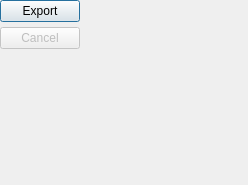
     <widget class="QWidget" name="act_btns_wgt" native="true">
      <layout class="QGridLayout" name="gridLayout_5">
       <property name="leftMargin">
        <number>0</number>
       </property>
       <property name="topMargin">
        <number>0</number>
       </property>
       <property name="rightMargin">
        <number>0</number>
       </property>
       <property name="bottomMargin">
        <number>0</number>
       </property>
       <property name="spacing">
        <number>5</number>
       </property>
       <item row="0" column="1" rowspan="2">
        <spacer name="horizontalSpacer_4">
         <property name="orientation">
          <enum>Qt::Orientation::Horizontal</enum>
         </property>
         <property name="sizeHint" stdset="0">
          <size>
           <width>40</width>
           <height>20</height>
          </size>
         </property>
        </spacer>
       </item>
       <item row="1" column="0">
        <widget class="QPushButton" name="cancel_btn">
         <property name="enabled">
          <bool>false</bool>
         </property>
         <property name="sizePolicy">
          <sizepolicy hsizetype="Preferred" vsizetype="Preferred">
           <horstretch>0</horstretch>
           <verstretch>0</verstretch>
          </sizepolicy>
         </property>
         <property name="text">
          <string>Cancel</string>
         </property>
         <property name="icon">
          <iconset resource="../../res/resources.qrc">
           <normaloff>:/icons/icons/cancel.png</normaloff>:/icons/icons/cancel.png</iconset>
         </property>
         <property name="iconSize">
          <size>
           <width>28</width>
           <height>28</height>
          </size>
         </property>
        </widget>
       </item>
       <item row="0" column="0">
        <widget class="QPushButton" name="export_btn">
         <property name="sizePolicy">
          <sizepolicy hsizetype="Preferred" vsizetype="Preferred">
           <horstretch>0</horstretch>
           <verstretch>0</verstretch>
          </sizepolicy>
         </property>
         <property name="maximumSize">
          <size>
           <width>16777215</width>
           <height>16777215</height>
          </size>
         </property>
         <property name="text">
          <string>Export</string>
         </property>
         <property name="icon">
          <iconset resource="../../res/resources.qrc">
           <normaloff>:/icons/icons/export.png</normaloff>:/icons/icons/export.png</iconset>
         </property>
         <property name="iconSize">
          <size>
           <width>28</width>
           <height>28</height>
          </size>
         </property>
         <property name="default">
          <bool>true</bool>
         </property>
        </widget>
       </item>
       <item row="3" column="0" colspan="2">
        <layout class="QHBoxLayout" name="horizontalLayout_20">
         <property name="spacing">
          <number>0</number>
         </property>
         <property name="rightMargin">
          <number>11</number>
         </property>
         <property name="bottomMargin">
          <number>11</number>
         </property>
         <item>
          <spacer name="horizontalSpacer_7">
           <property name="orientation">
            <enum>Qt::Orientation::Horizontal</enum>
           </property>
           <property name="sizeHint" stdset="0">
            <size>
             <width>40</width>
             <height>20</height>
            </size>
           </property>
          </spacer>
         </item>
         <item>
          <widget class="QLabel" name="nullptrlabs_lbl">
           <property name="sizePolicy">
            <sizepolicy hsizetype="Fixed" vsizetype="Fixed">
             <horstretch>0</horstretch>
             <verstretch>0</verstretch>
            </sizepolicy>
           </property>
           <property name="minimumSize">
            <size>
             <width>197</width>
             <height>80</height>
            </size>
           </property>
           <property name="maximumSize">
            <size>
             <width>197</width>
             <height>80</height>
            </size>
           </property>
           <property name="mouseTracking">
            <bool>true</bool>
           </property>
           <property name="text">
            <string/>
           </property>
           <property name="scaledContents">
            <bool>true</bool>
           </property>
           <property name="openExternalLinks">
            <bool>true</bool>
           </property>
          </widget>
         </item>
        </layout>
       </item>
       <item row="2" column="0" colspan="2">
        <spacer name="verticalSpacer">
         <property name="orientation">
          <enum>Qt::Orientation::Vertical</enum>
         </property>
         <property name="sizeHint" stdset="0">
          <size>
           <width>20</width>
           <height>40</height>
          </size>
         </property>
        </spacer>
       </item>
      </layout>
     </widget>
